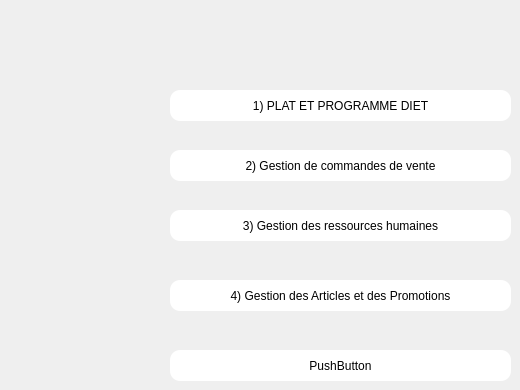
    <widget class="QWidget" name="page_2">
     <widget class="QPushButton" name="pushButton2">
      <property name="geometry">
       <rect>
        <x>170</x>
        <y>90</y>
        <width>341</width>
        <height>31</height>
       </rect>
      </property>
      <property name="styleSheet">
       <string notr="true">


QPushButton{
background:#ffffff;
border-style:outset;
border-radius:10px;
}
QPushButton:pressed{
background-color:rgb(224,0,0);
border-style:inset;
}
QPushButton:hover {
    
background-color: rgb(85, 85, 255);
    }
</string>
      </property>
      <property name="text">
       <string>1) PLAT ET PROGRAMME DIET</string>
      </property>
     </widget>
     <widget class="QPushButton" name="zaneib">
      <property name="geometry">
       <rect>
        <x>170</x>
        <y>150</y>
        <width>341</width>
        <height>31</height>
       </rect>
      </property>
      <property name="styleSheet">
       <string notr="true">


QPushButton{
background:#ffffff;
border-style:outset;
border-radius:10px;
}
QPushButton:pressed{
background-color:rgb(224,0,0);
border-style:inset;
}
QPushButton:hover {
    
background-color: rgb(85, 85, 255);
    }
</string>
      </property>
      <property name="text">
       <string>2) Gestion de commandes de vente</string>
      </property>
     </widget>
     <widget class="QPushButton" name="amine">
      <property name="geometry">
       <rect>
        <x>170</x>
        <y>210</y>
        <width>341</width>
        <height>31</height>
       </rect>
      </property>
      <property name="styleSheet">
       <string notr="true">


QPushButton{
background:#ffffff;
border-style:outset;
border-radius:10px;
}
QPushButton:pressed{
background-color:rgb(224,0,0);
border-style:inset;
}
QPushButton:hover {
    
background-color: rgb(85, 85, 255);
    }
</string>
      </property>
      <property name="text">
       <string>3) Gestion des ressources humaines</string>
      </property>
     </widget>
     <widget class="QPushButton" name="Hamdi">
      <property name="geometry">
       <rect>
        <x>170</x>
        <y>280</y>
        <width>341</width>
        <height>31</height>
       </rect>
      </property>
      <property name="styleSheet">
       <string notr="true">


QPushButton{
background:#ffffff;
border-style:outset;
border-radius:10px;
}
QPushButton:pressed{
background-color:rgb(224,0,0);
border-style:inset;
}
QPushButton:hover {
    
background-color: rgb(85, 85, 255);
    }
</string>
      </property>
      <property name="text">
       <string>4) Gestion des Articles et des Promotions</string>
      </property>
     </widget>
     <widget class="QPushButton" name="pushButton_11">
      <property name="geometry">
       <rect>
        <x>170</x>
        <y>350</y>
        <width>341</width>
        <height>31</height>
       </rect>
      </property>
      <property name="styleSheet">
       <string notr="true">


QPushButton{
background:#ffffff;
border-style:outset;
border-radius:10px;
}
QPushButton:pressed{
background-color:rgb(224,0,0);
border-style:inset;
}
QPushButton:hover {
    
background-color: rgb(85, 85, 255);
    }
</string>
      </property>
      <property name="text">
       <string>PushButton</string>
      </property>
     </widget>
    </widget>
